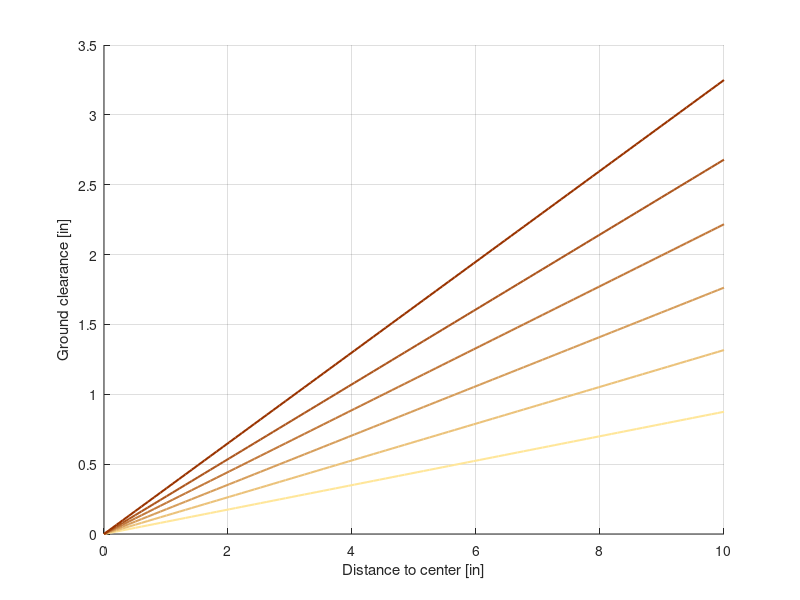

Here is the MATLAB script that generated this plot: (Note: this script raises an error after producing the figure.)
%% Init
max_tilt = 18;      % [degree] 
max_wid = 10;       % [in]

%% Distance to center vs. ground clearance
d_2_center = linspace(0, max_wid); % Distance to center in inches

angles = [5, 7.5, 10, 12.5, 15, max_tilt]; % Replace with your actual angles

% Generate a color gradient using a colormap
num_angles = length(angles);
% Define light and dark colors in RGB
light_color = [1, 0.9, 0.6]; % Light orange/yellow (RGB)
dark_color = [0.6, 0.2, 0]; % Dark brown/orange (RGB)

% Create a gradient from light to dark
colors = [linspace(light_color(1), dark_color(1), num_angles)', ...
          linspace(light_color(2), dark_color(2), num_angles)', ...
          linspace(light_color(3), dark_color(3), num_angles)'];
figure('Position', [100, 100, 800, 600]); % [left, bottom, width, height]
hold on;
for i = 1:num_angles
    % Calculate ground clearance for the current angle
    ground_clearance = d_2_center * tand(angles(i));
    
    % Plot with the corresponding color
    plot(d_2_center, ground_clearance, 'Color', colors(i, :), 'LineWidth', 1.5);
end
hold off;

grid on;
xlabel('Distance to center [in]');
ylabel('Ground clearance [in]');
legend_labels = string(angles) + '°'; % Add degree symbol to legend labels
legend(legend_labels, 'Location', 'best'); % Add legend

% Add a secondary x-axis for millimeters
ax1 = gca; % Get the current axis
ax2 = axes('Position', ax1.Position, 'XAxisLocation', 'top', 'Color', 'none'); % Create a secondary axis
ax2.XLim = ax1.XLim * 25.4; % Convert inches to millimeters (1 inch = 25.4 mm)
xlabel(ax2, 'Distance to center [mm]');

% Align the secondary x-axis with the primary axis
ax2.YLim = ax1.YLim;
ax2.YTick = []; % Hide the y-axis ticks for the secondary axis

% Add a secondary y-axis for millimeters on the right side
yyaxis right; % Activate the right y-axis
ax1_right = gca; % Get the right y-axis
ax1_right.YLim = ax1.YLim * 25.4; % Convert inches to millimeters
ylabel('Ground clearance [mm]');

% Hide the right y-axis plot (no second curve)
ax1_right.Color = 'none'; % Make the right y-axis transparent
ax1_right.YColor = 'k'; % Set the color of the right y-axis labels

% Set font size for tick labels
set(ax1, 'FontSize', 16); % Set font size for primary axis tick labels
set(ax2, 'FontSize', 16); % Set font size for secondary x-axis tick labels
set(ax1_right, 'FontSize', 16); % Set font size for secondary y-axis tick labels


%% Tilt vs. accel
g = 9.81;  % [m/s^2]
tilt = linspace(0, 20, 100);
accel = g * tand(tilt);
figure('Position', [100, 100, 800, 600]);
plot(tilt, accel);
grid on;
xlabel('Tilt angle [degree]');
ylabel('Acceleration [m/s^2]');
ax1 = gca; % Get the current axis
set(ax1, 'FontSize', 16); % Set font size for primary axis tick labels